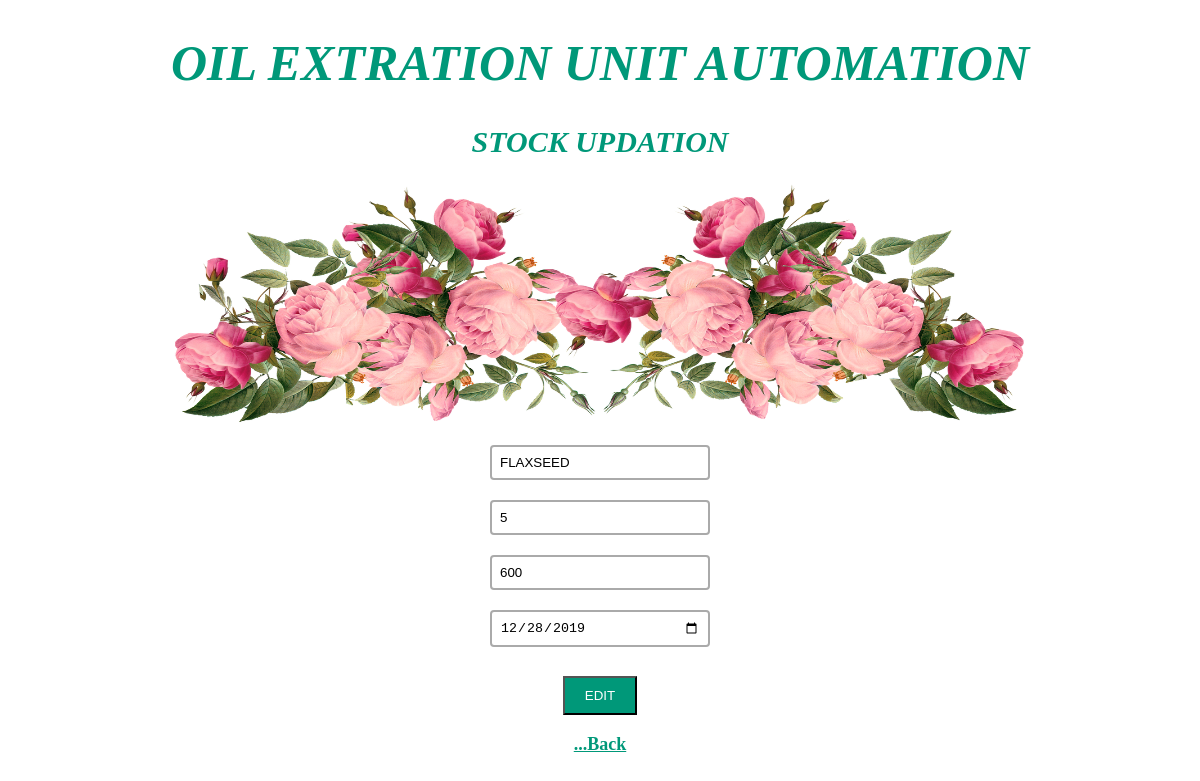
Screenshot of /stockupdate.php?id=2 with the database file from the repository.
### tables this page shows
CREATE TABLE `stockdetails` (
  `ID` int(255) NOT NULL auto_increment,
  `PRNAME` varchar(255) NOT NULL,
  `QUANTITY` varchar(255) NOT NULL,
  `PRICE` varchar(255) NOT NULL,
  `DATE` varchar(255) NOT NULL,
  PRIMARY KEY  (`ID`)
);

### stockupdate.php (the view, shortened to what this page needs)
<!DOCTYPE html PUBLIC "-//W3C//DTD XHTML 1.0 Transitional//EN" "http://www.w3.org/TR/xhtml1/DTD/xhtml1-transitional.dtd">
<html xmlns="http://www.w3.org/1999/xhtml">
<head>
</head>
<body>
<center>
<h1 id="h">OIL EXTRATION UNIT AUTOMATION</h1>
<h2 id="hh">STOCK UPDATION</h2>
<img src="http://localhost/oilproject/flowers.png" height="250" width="900" />
<?php
$res=mysql_query("select * from stockdetails where ID='$_GET[id]'");?>
<form method="post">
<?php
while($row=mysql_fetch_array($res))
{ ?>
<table><tr>
<td><input type="hidden" name="hid" value="<?php echo $row['ID']; ?>" />
<input type="text" name="pname" value="<?php echo $row['PRNAME']; ?>" id="n1"/></td></tr>
<tr><td><input type="text" name="qty" value="<?php echo $row['QUANTITY']; ?>" id="n1" /></td></tr>
<tr><td><input type="text" name="price" value="<?php echo $row['PRICE'];?>" id="n1"/></td></tr>
<tr><td><input type="date" name="date" value="<?php echo $row['DATE']; ?>" id="n1"/></td></tr></table>
<?php } ?>
<br /><input type="submit" name="update" value="EDIT"  id="b1"/>
</form>
<h3><a href="stock.php">...Back</h3>
</center>
</body>
</html>

### stockupdate.php (style rules this page uses)
body { margin:0; padding:0; background-image:url(http://localhost/oilproject/white.jpg); }
#h { width:90%; font-size:50px;; color:#009879; font-style:italic; font-family:Algerian,BOLD; }
#hh { width:90%; font-size:30px;; color:#009879; font-style:italic; font-family:Algerian,BOLD; }
#n1 { width:200px; border:2px solid #aaa; border-radius:4px; margin:8px 0; outline:none; padding:8px; box-sizing:6px; color:black; transition:3s; }
#b1 { background-color:#009879; color:#FFFFFF; padding:10px 20px; }
a { font-size:18px; color:#009879; }

### rows the page displays
stockdetails: pname "FLAXSEED", qty "5", price "600", date "12/28/2019"
